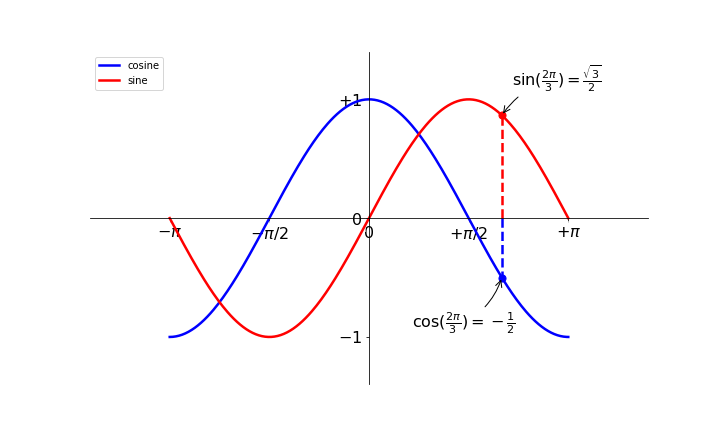

The Python source for this figure:
#!/usr/bin/env python3

# 导入 matplotlib.pyplot及numpy模块
import numpy as np
import matplotlib.pyplot as plt

# 创建一个 10 * 6 点（point）的图，并设置分辨率为 80
plt.figure(figsize=(10,6), dpi=80)


# 创建一个新的 1 * 1 的子图，接下来的图样绘制在其中的第 1 块（也是唯一的一块）
plt.subplot(1,1,1)


X = np.linspace(-np.pi, np.pi, 256, endpoint=True)
C,S = np.cos(X), np.sin(X)

# 绘制余弦曲线，使用蓝色的、连续的、宽度为 2.5 （像素）的线条
plt.plot(X, C, color="blue", linewidth=2.5, linestyle="-", label="cosine")

# 绘制正弦曲线，使用红色的、连续的、宽度为 2.5 （像素）的线条
plt.plot(X, S, color="red",  linewidth=2.5, linestyle="-", label="sine")

# 设置横纵轴的上下限
xmin ,xmax = X.min(), X.max()
ymin, ymax = C.min(), C.max()

dx = (xmax - xmin) * 0.2
dy = (ymax - ymin) * 0.2

plt.xlim(xmin - dx, xmax + dx)
plt.ylim(ymin - dy, ymax + dy)

# 设置横纵轴记号

plt.xticks([-np.pi, -np.pi/2, 0, np.pi/2, np.pi],
       [r'$-\pi$', r'$-\pi/2$', r'$0$', r'$+\pi/2$', r'$+\pi$'])

plt.yticks([-1, 0, +1],
       [r'$-1$', r'$0$', r'$+1$'])

# 移动脊柱
ax = plt.gca()
ax.spines['right'].set_color('none')
ax.spines['top'].set_color('none')
ax.xaxis.set_ticks_position('bottom')
ax.spines['bottom'].set_position(('data',0))
ax.yaxis.set_ticks_position('left')
ax.spines['left'].set_position(('data',0))

# 精益求精
for label in ax.get_xticklabels() + ax.get_yticklabels():
    label.set_fontsize(16)
    label.set_bbox(dict(facecolor='white', edgecolor='None', alpha=0.65 ))

# 设置网格
#plt.grid()

# 添加图例
plt.legend(loc='upper left')

# 给一些特殊点做注释
'''
我们希望在 2π/3 的位置给两条函数曲线加上一个注释。首先，我们在对应的函
数图像位置上画一个点；然后，向横轴引一条垂线，以虚线标记；最后，写上标签。
'''

t = 2*np.pi/3
plt.plot([t,t],[0,np.cos(t)], color ='blue', linewidth=2.5, linestyle="--")
plt.scatter([t,],[np.cos(t),], 50, color ='blue')

plt.annotate(r'$\sin(\frac{2\pi}{3})=\frac{\sqrt{3}}{2}$',
         xy=(t, np.sin(t)), xycoords='data',
         xytext=(+10, +30), textcoords='offset points', fontsize=16,
         arrowprops=dict(arrowstyle="->", connectionstyle="arc3,rad=.2"))

plt.plot([t,t],[0,np.sin(t)], color ='red', linewidth=2.5, linestyle="--")
plt.scatter([t,],[np.sin(t),], 50, color ='red')

plt.annotate(r'$\cos(\frac{2\pi}{3})=-\frac{1}{2}$',
         xy=(t, np.cos(t)), xycoords='data',
         xytext=(-90, -50), textcoords='offset points', fontsize=16,
         arrowprops=dict(arrowstyle="->", connectionstyle="arc3,rad=.2"))



# 以分辨率 72 来保存图片
#plt.savefig("./plot1.png",dpi=72)

# 在屏幕上显示
plt.show()
